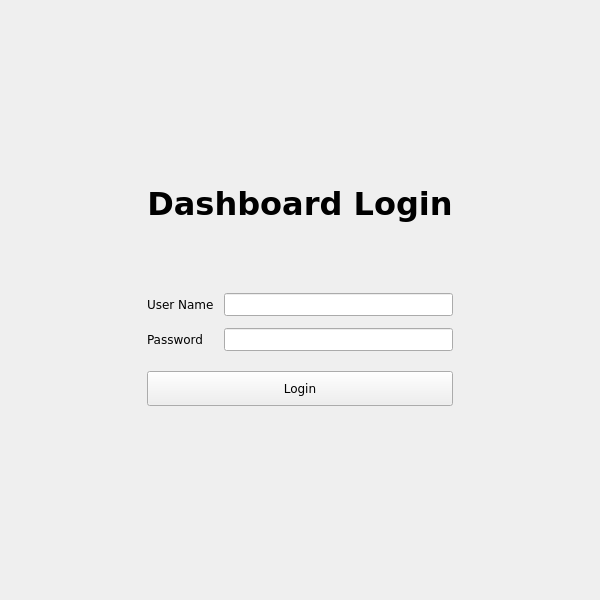
<?xml version="1.0" encoding="UTF-8"?>
<ui version="4.0">
 <class>MainWindow</class>
 <widget class="QMainWindow" name="MainWindow">
  <property name="enabled">
   <bool>true</bool>
  </property>
  <property name="geometry">
   <rect>
    <x>0</x>
    <y>0</y>
    <width>600</width>
    <height>600</height>
   </rect>
  </property>
  <property name="minimumSize">
   <size>
    <width>600</width>
    <height>600</height>
   </size>
  </property>
  <property name="maximumSize">
   <size>
    <width>600</width>
    <height>600</height>
   </size>
  </property>
  <property name="font">
   <font>
    <family>DejaVu Sans</family>
   </font>
  </property>
  <property name="windowTitle">
   <string>Login</string>
  </property>
  <property name="windowIcon">
   <iconset theme="address-book-new"/>
  </property>
  <property name="styleSheet">
   <string notr="true"/>
  </property>
  <widget class="QWidget" name="centralwidget">
   <property name="enabled">
    <bool>true</bool>
   </property>
   <property name="layoutDirection">
    <enum>Qt::LeftToRight</enum>
   </property>
   <property name="autoFillBackground">
    <bool>false</bool>
   </property>
   <layout class="QGridLayout" name="gridLayout_3">
    <item row="2" column="1">
     <spacer name="verticalSpacer_4">
      <property name="orientation">
       <enum>Qt::Vertical</enum>
      </property>
      <property name="sizeHint" stdset="0">
       <size>
        <width>20</width>
        <height>40</height>
       </size>
      </property>
     </spacer>
    </item>
    <item row="1" column="0">
     <spacer name="horizontalSpacer_3">
      <property name="orientation">
       <enum>Qt::Horizontal</enum>
      </property>
      <property name="sizeHint" stdset="0">
       <size>
        <width>40</width>
        <height>20</height>
       </size>
      </property>
     </spacer>
    </item>
    <item row="0" column="1">
     <spacer name="verticalSpacer_3">
      <property name="orientation">
       <enum>Qt::Vertical</enum>
      </property>
      <property name="sizeHint" stdset="0">
       <size>
        <width>20</width>
        <height>40</height>
       </size>
      </property>
     </spacer>
    </item>
    <item row="1" column="2">
     <spacer name="horizontalSpacer_4">
      <property name="orientation">
       <enum>Qt::Horizontal</enum>
      </property>
      <property name="sizeHint" stdset="0">
       <size>
        <width>40</width>
        <height>20</height>
       </size>
      </property>
     </spacer>
    </item>
    <item row="1" column="1">
     <widget class="QWidget" name="widget" native="true">
      <layout class="QGridLayout" name="gridLayout_2">
       <item row="1" column="1" colspan="2">
        <layout class="QVBoxLayout" name="verticalLayout">
         <property name="spacing">
          <number>20</number>
         </property>
         <property name="leftMargin">
          <number>25</number>
         </property>
         <property name="topMargin">
          <number>15</number>
         </property>
         <property name="rightMargin">
          <number>25</number>
         </property>
         <property name="bottomMargin">
          <number>40</number>
         </property>
         <item>
          <widget class="QLabel" name="titleLabel">
           <property name="minimumSize">
            <size>
             <width>0</width>
             <height>0</height>
            </size>
           </property>
           <property name="font">
            <font>
             <family>Segoe UI Black</family>
             <pointsize>24</pointsize>
             <bold>true</bold>
            </font>
           </property>
           <property name="frameShape">
            <enum>QFrame::NoFrame</enum>
           </property>
           <property name="frameShadow">
            <enum>QFrame::Plain</enum>
           </property>
           <property name="text">
            <string>Dashboard Login</string>
           </property>
           <property name="scaledContents">
            <bool>false</bool>
           </property>
           <property name="alignment">
            <set>Qt::AlignCenter</set>
           </property>
          </widget>
         </item>
         <item>
          <spacer name="verticalSpacer_5">
           <property name="orientation">
            <enum>Qt::Vertical</enum>
           </property>
           <property name="sizeHint" stdset="0">
            <size>
             <width>20</width>
             <height>40</height>
            </size>
           </property>
          </spacer>
         </item>
         <item>
          <layout class="QGridLayout" name="gridLayout">
           <property name="horizontalSpacing">
            <number>10</number>
           </property>
           <property name="verticalSpacing">
            <number>12</number>
           </property>
           <item row="0" column="0">
            <widget class="QLabel" name="usernameLabel">
             <property name="focusPolicy">
              <enum>Qt::NoFocus</enum>
             </property>
             <property name="text">
              <string>User Name</string>
             </property>
             <property name="alignment">
              <set>Qt::AlignLeading|Qt::AlignLeft|Qt::AlignVCenter</set>
             </property>
             <property name="textInteractionFlags">
              <set>Qt::LinksAccessibleByMouse</set>
             </property>
             <property name="buddy">
              <cstring>usernameEdit</cstring>
             </property>
            </widget>
           </item>
           <item row="0" column="1">
            <widget class="QLineEdit" name="usernameEdit">
             <property name="minimumSize">
              <size>
               <width>200</width>
               <height>0</height>
              </size>
             </property>
             <property name="focusPolicy">
              <enum>Qt::WheelFocus</enum>
             </property>
             <property name="maxLength">
              <number>100</number>
             </property>
            </widget>
           </item>
           <item row="1" column="0">
            <widget class="QLabel" name="passwordLabel">
             <property name="text">
              <string>Password</string>
             </property>
             <property name="alignment">
              <set>Qt::AlignLeading|Qt::AlignLeft|Qt::AlignVCenter</set>
             </property>
             <property name="buddy">
              <cstring>passwordEdit</cstring>
             </property>
            </widget>
           </item>
           <item row="1" column="1">
            <widget class="QLineEdit" name="passwordEdit">
             <property name="minimumSize">
              <size>
               <width>200</width>
               <height>0</height>
              </size>
             </property>
             <property name="maxLength">
              <number>500</number>
             </property>
             <property name="echoMode">
              <enum>QLineEdit::Password</enum>
             </property>
            </widget>
           </item>
          </layout>
         </item>
         <item>
          <widget class="QPushButton" name="loginButton">
           <property name="minimumSize">
            <size>
             <width>0</width>
             <height>35</height>
            </size>
           </property>
           <property name="text">
            <string>Login</string>
           </property>
          </widget>
         </item>
        </layout>
       </item>
       <item row="0" column="1" colspan="2">
        <spacer name="verticalSpacer_2">
         <property name="orientation">
          <enum>Qt::Vertical</enum>
         </property>
         <property name="sizeHint" stdset="0">
          <size>
           <width>20</width>
           <height>117</height>
          </size>
         </property>
        </spacer>
       </item>
       <item row="1" column="3">
        <spacer name="horizontalSpacer_2">
         <property name="orientation">
          <enum>Qt::Horizontal</enum>
         </property>
         <property name="sizeHint" stdset="0">
          <size>
           <width>149</width>
           <height>276</height>
          </size>
         </property>
        </spacer>
       </item>
       <item row="2" column="1" colspan="2">
        <spacer name="verticalSpacer">
         <property name="orientation">
          <enum>Qt::Vertical</enum>
         </property>
         <property name="sizeHint" stdset="0">
          <size>
           <width>251</width>
           <height>100</height>
          </size>
         </property>
        </spacer>
       </item>
       <item row="1" column="0">
        <spacer name="horizontalSpacer">
         <property name="orientation">
          <enum>Qt::Horizontal</enum>
         </property>
         <property name="sizeHint" stdset="0">
          <size>
           <width>150</width>
           <height>276</height>
          </size>
         </property>
        </spacer>
       </item>
      </layout>
     </widget>
    </item>
   </layout>
  </widget>
  <action name="actionQuit">
   <property name="text">
    <string>Quit</string>
   </property>
  </action>
  <action name="actionClear">
   <property name="text">
    <string>Clear</string>
   </property>
  </action>
 </widget>
 <tabstops>
  <tabstop>usernameEdit</tabstop>
  <tabstop>passwordEdit</tabstop>
  <tabstop>loginButton</tabstop>
 </tabstops>
 <resources/>
 <connections>
  <connection>
   <sender>passwordEdit</sender>
   <signal>returnPressed()</signal>
   <receiver>loginButton</receiver>
   <slot>click()</slot>
   <hints>
    <hint type="sourcelabel">
     <x>314</x>
     <y>346</y>
    </hint>
    <hint type="destinationlabel">
     <x>310</x>
     <y>387</y>
    </hint>
   </hints>
  </connection>
 </connections>
</ui>
